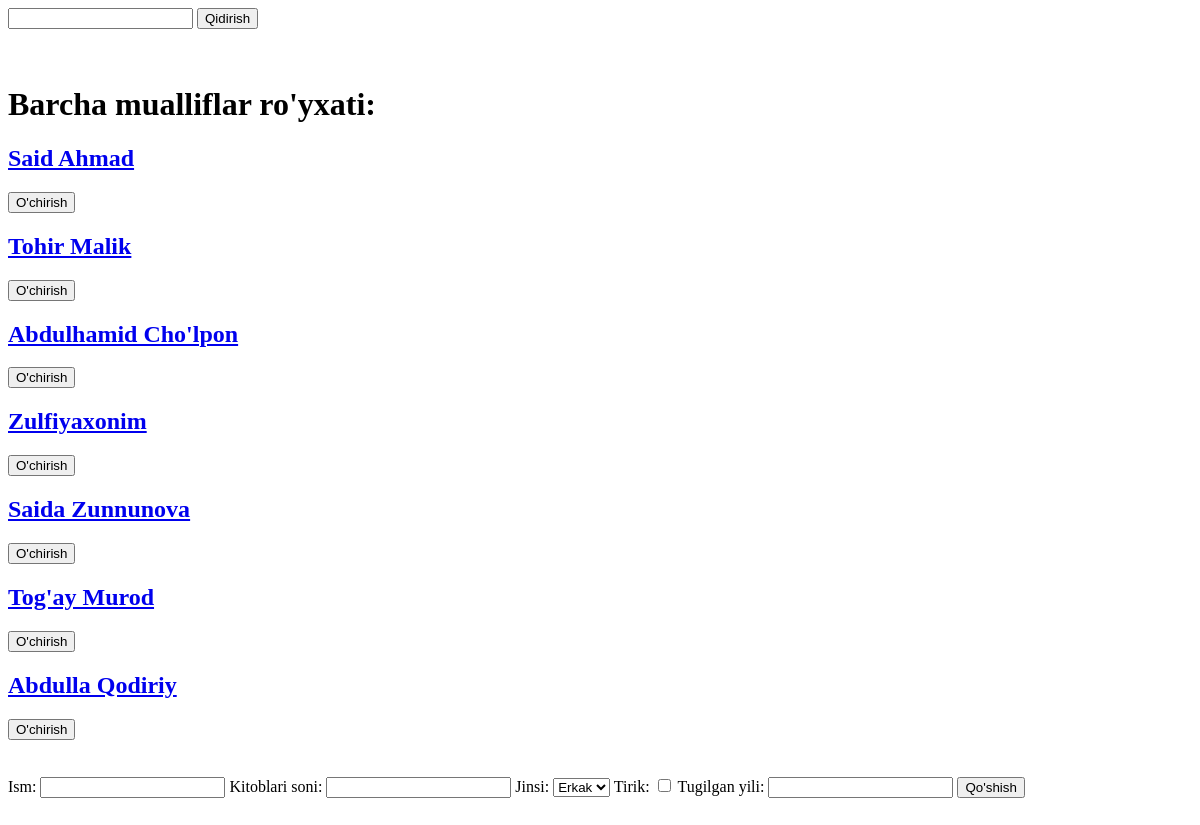
Before: /mualliflar/ with the older database file.
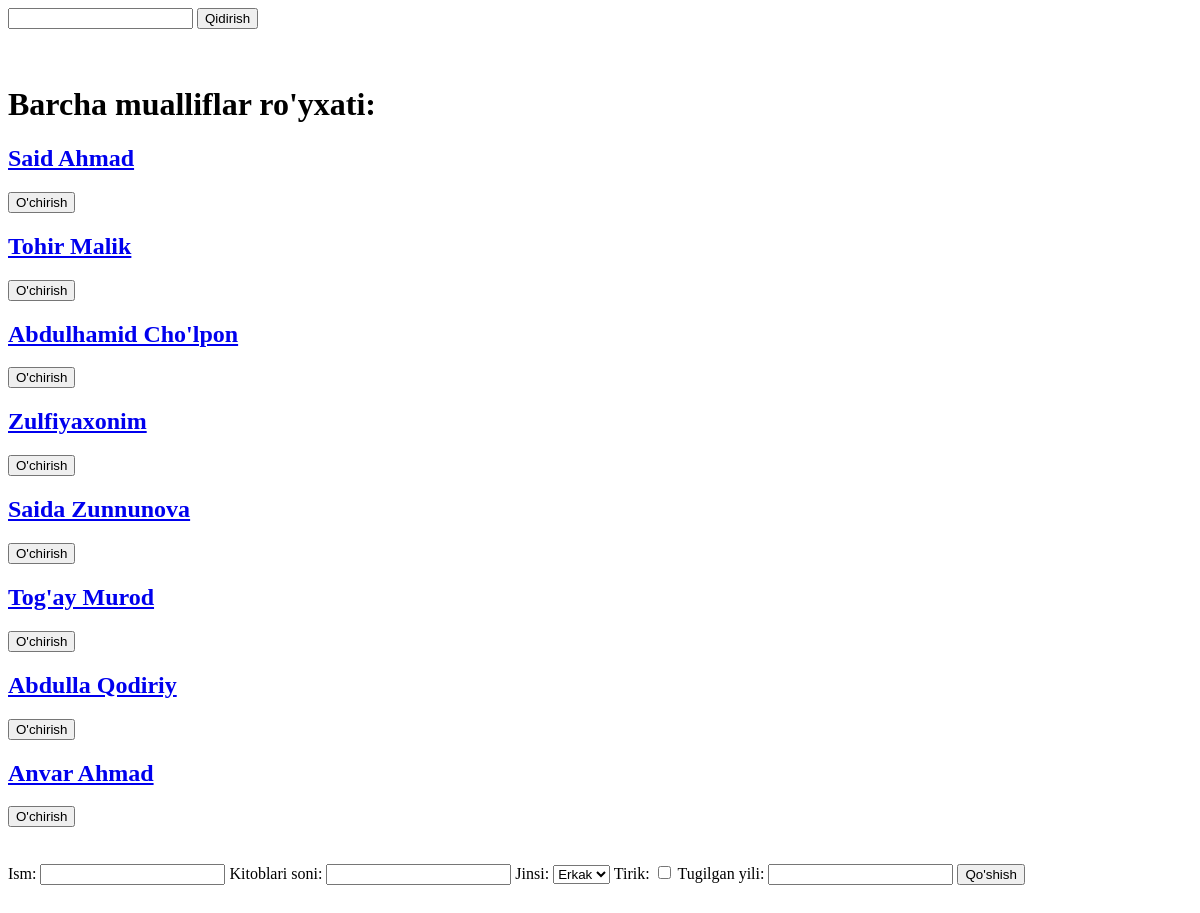
After: the same page with the newer database file.
### asosiy/models.py (models this page shows, shortened)
class Muallif(models.Model):
    tanlov = [
        ("Erkak","Erkak"),
        ("Ayol","Ayol")
    ]
    ism = models.CharField(max_length=50)
    kitob_soni = models.SmallIntegerField()
    jins = models.CharField(max_length=50 , choices=tanlov)
    tirik = models.BooleanField()
    tugilgan_yili = models.SmallIntegerField()

### asosiy/views.py (the view, shortened to what this page needs)
# urls.py: path('mualliflar/', hamma_muallif),
def hamma_muallif(sorov):
    soz = sorov.GET.get('qidiruv')
    if soz == "" or soz is None:
        content = {
            "mualliflar": Muallif.objects.all(),
            "forma": MuallifForm()
        }
    else:
        content = {
            "mualliflar": Muallif.objects.filter(ism__contains=soz),
            "forma": MuallifForm()
        }
    return render(sorov, 'barcha_mualliflar.html', content)

### asosiy/forms.py
class MuallifForm(forms.Form):
    TANLOV = [
        ("Erkak", "Erkak"),
        ("Ayol", "Ayol")
    ]
    ism = forms.CharField()
    k_s = forms.IntegerField(label="Kitoblari soni")
    jinsi = forms.ChoiceField(choices=TANLOV)
    tirik = forms.BooleanField()
    tugilgan_yili = forms.IntegerField()

### templates/barcha_mualliflar.html (shortened to what this page needs)
<!DOCTYPE html>
<html lang="en">
<head>
</head>
<body>
<form method="get">
     <input type="text" name="qidiruv">
     <button>Qidirish</button>
  </form>
  <br>
  <br>
  <h1> Barcha mualliflar ro'yxati:</h1>
  {% for muallif in mualliflar %}
 <h2> <a href="/muallif_ozgartir/{{muallif.id}}/">{{muallif.ism}}</a ></h2>
  <a href = "/vazifa2/{{muallif.id}}/"><button> O'chirish </button></a>
  <br>
  {% endfor %}
    <br>
    <br>
    <form method="post">{% csrf_token %}
        {{forma}}
        <button type="submit">Qo'shish</button>
    </form>
    <br>
    <br>
</body>
</html>

Changed rows visible on the page:
added Muallif: ism "Anvar Ahmad"
